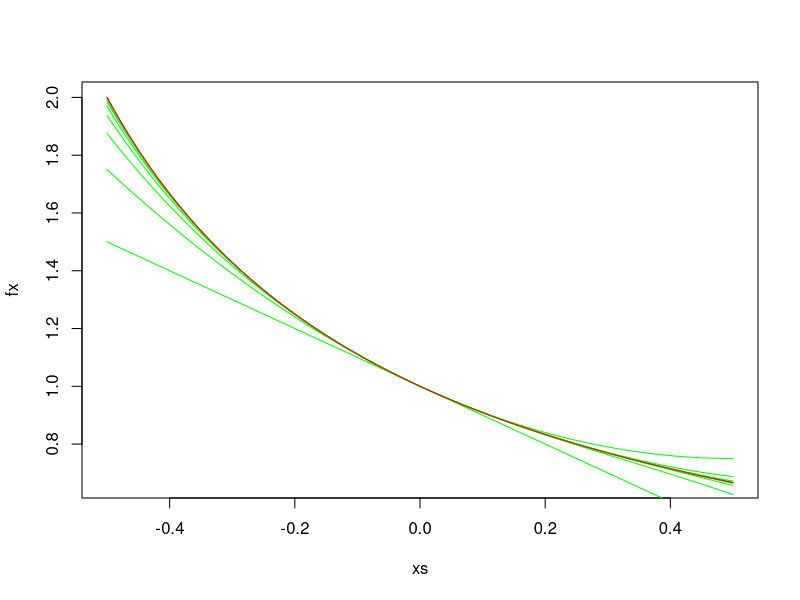
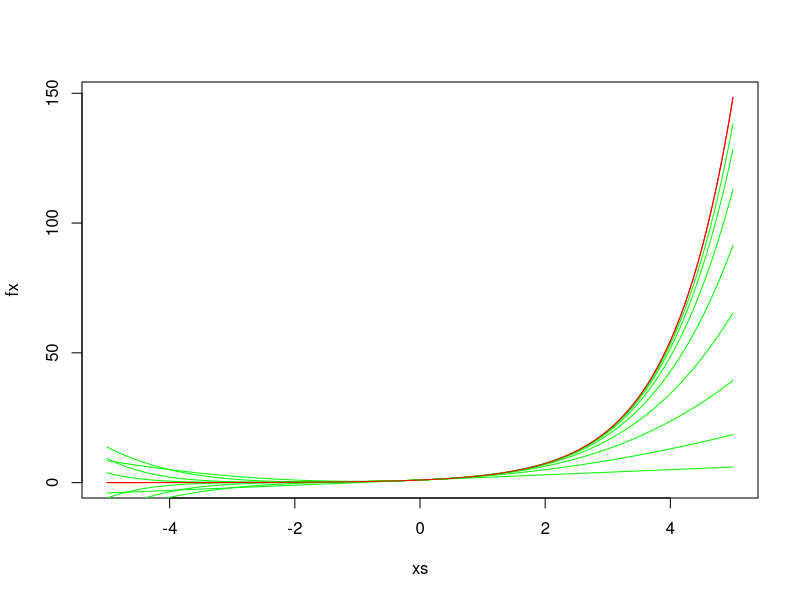
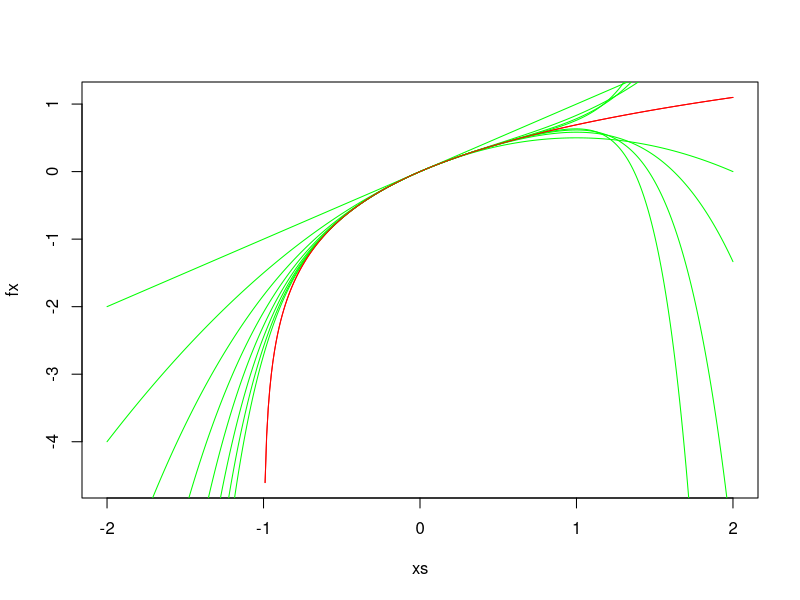
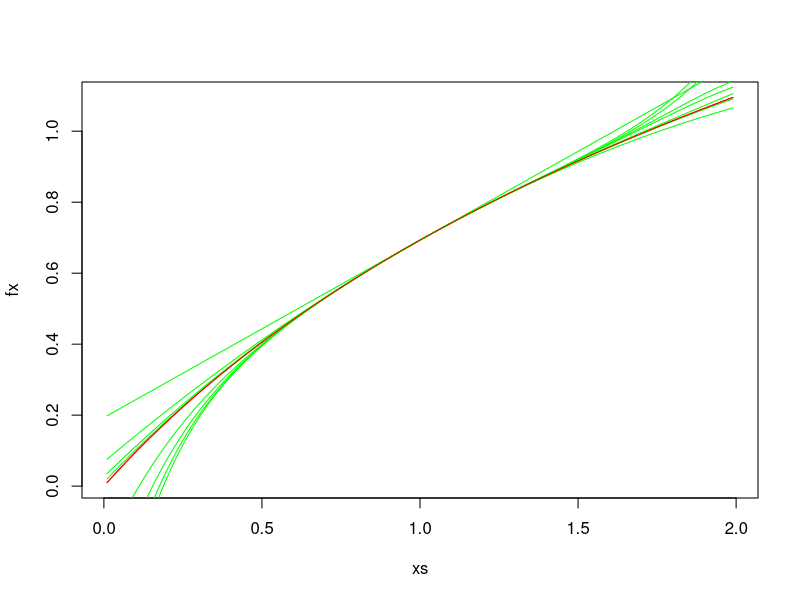

The R script that drew these images, in order:
## ---- chunk 1
library(pracma)


graph_taylor <- function(f_to_approximate, a, x_min, x_max){
  
  # f_to_approximate: function to find expansion of.
  # a: center point of taylor expansion.
  # x_min: min x value to estimate.
  # x_max: max x value to estimate. 
  
  xs <- seq(x_min, x_max, 0.01)
  fx <- f(xs)

  plot(xs,fx,type="l",col="red")

  for(n in 1:8) {
    fx_T <- c()
    for(i in 1:length(xs)){
      coefs <- rev(taylor(f_to_approximate, a, n))
      est <- polyval(coefs, xs[i])
      est <- 0 
      for(j in 1:length(coefs)){
        est <- est + (coefs[j] * xs[i]^(j-1))
      }
      fx_T[i] <- est
    }
    lines(xs,fx_T,col="green")
  }

  lines(xs,fx,type="l",col="red")
}
## ---- chunk 2
f <- function(x) {
  return(1 / (1+x))
}

graph_taylor(f, 0, -0.5, 0.5)
## ---- chunk 3
f <- function(x) {
  return(exp(x))
}

graph_taylor(f, 0, -5, 5)
## ---- chunk 4
f <- function(x) {
  return(log(1 + x))
}

graph_taylor(f, 0, -2, 2)
## ---- chunk 5
f <- function(x) {
  return(log(1 + x))
}

graph_taylor(f, 1, 0.01, 1.99)
